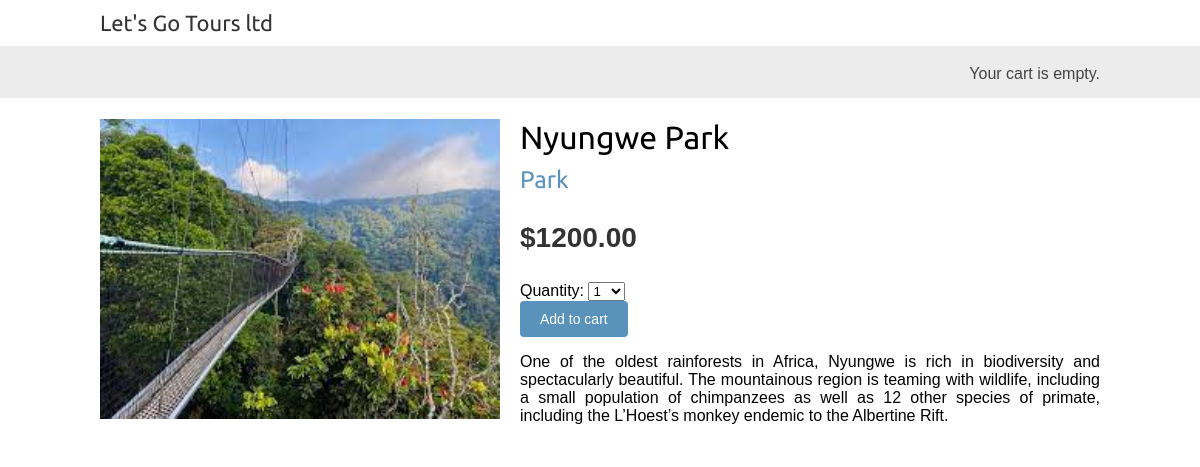
Screenshot of /1/nyungwe-park/ with the database file from the repository.
### shop/models.py (models this page shows, shortened)
class Product(models.Model):
    category=models.ForeignKey(Category,
                               related_name='products',
                               on_delete=models.CASCADE)
    name=models.CharField(max_length=200)
    slug=models.SlugField(max_length=200)
    image=models.ImageField(upload_to='product/%Y/%m/%d',
                            blank=True)
    description=models.TextField(blank=True)
    price=models.DecimalField(max_digits=10,
                              decimal_places=2)
    available=models.BooleanField(default=True)
    created=models.DateTimeField(auto_now_add=True)
    updated=models.DateTimeField(auto_now=True)
    class Meta:
        ordering=['name']
        indexes=[
            models.Index(fields=['id','slug']),
            models.Index(fields=['name']),
            models.Index(fields=['-created'])
        ]

class Category(models.Model):
    name=models.CharField(max_length=200)
    slug=models.SlugField(max_length=200,
                          unique=True)
    class Meta:
        ordering=['name']
        indexes=[
            models.Index(fields=['name']),
        ]
        verbose_name='category'
        verbose_name_plural='categories'
    def __str__(self):
        return self.name
    def get_absolute_url(self):
        return reverse('shop:product_list_by_category',
                       args=[self.slug])

### shop/views.py (the view)
# urls.py: path('<int:id>/<slug:slug>/',views.product_detail,name='product_detail')
def product_detail(request,id,slug):
    product=get_object_or_404(Product,
                              id=id,
                              slug=slug,
                              available=True)
    cart_product_form=CartAddProductForm()
    return render(request,
                  'shop/product/detail.html',
                  {'product':product,
                   'cart_product_form':cart_product_form})

### cart/forms.py
class CartAddProductForm(forms.Form):
    quantity=forms.TypedChoiceField(
                                choices=PRODUCT_QUANTITY_CHOICES,coerce=int)
    override=forms.BooleanField(required=False,
                                initial=False,
                                widget=forms.HiddenInput)

### shop/templates/shop/product/detail.html (shortened to what this page needs)
{% extends "shop/base.html" %}
{% load static %}
{% block content %}
 <div class="product-detail">
 <img src="{% if product.image %}{{ product.image.url }}{% else %}
 {% static "img/no_image.png" %}{% endif %}">
 <h1>{{ product.name }}</h1>
 <h2>
 <a href="{{ product.category.get_absolute_url }}">
 {{ product.category }}
 </a>
 </h2>
 <p class="price">${{ product.price }}</p>
 <form action="{% url "cart:cart_add" product.id %}" method="post">
    {{ cart_product_form }}
    <input type="submit" value="Add to cart">
   </form>
 {{ product.description|linebreaks }}
 </div>
{% endblock %}

### shop/static/css/base.css (style rules this page uses)
body { margin:0; padding:0; font-family:helvetica, sans-serif; }
h1, h2, h3, h4, h5 , h6 { font-family: 'Ubuntu', sans-serif; font-weight:normal; }
a { text-decoration:none; color:#5993bb; }
a.button, input[type="submit"] { color:#fff; background:#5993bb; border-radius:4px; padding:10px 20px; font-size:14px; border:0; }
.product-detail { text-align:justify; }
.product-detail .price { color:#333; font-size:28px; font-weight:bold; }
.product-detail img { width:40%; float:left; padding:0 20px 20px 0; }
.product-detail h1 { margin-bottom:0; }
.product-detail h2 { margin-top:10px; }

### rows the page displays
Product: image (picture), name "Nyungwe Park", category "Park", price "1200.00", description "One of the oldest rainforests in Africa, Nyungwe is rich in biodiversity and spectacularly beautiful. The mountainous region is teaming with wildlife, including a small population of chimpanzees as well as 12 other species of primate, including the L’Hoest’s monkey endemic to the Albertine Rift."
